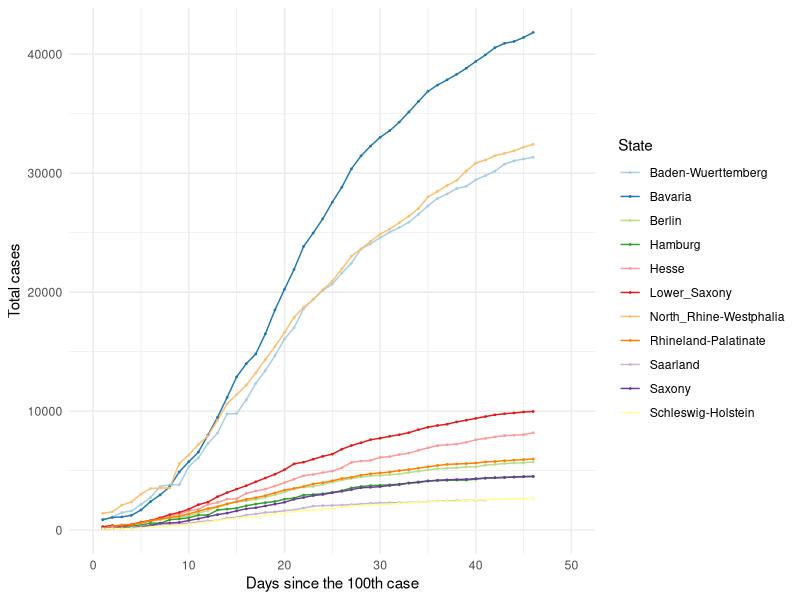
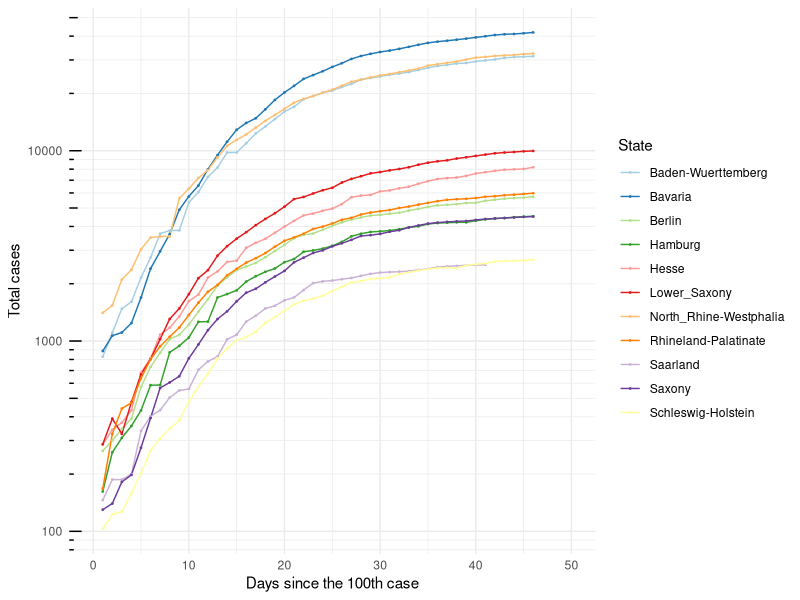
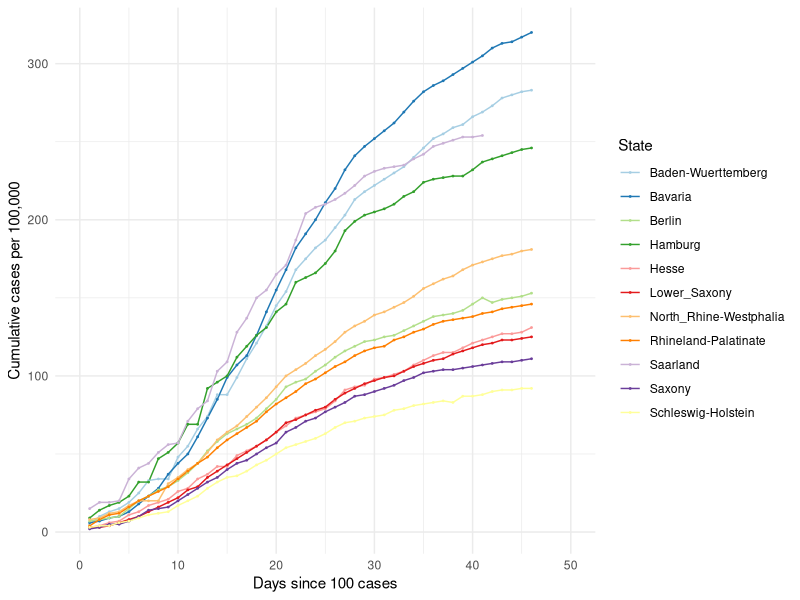
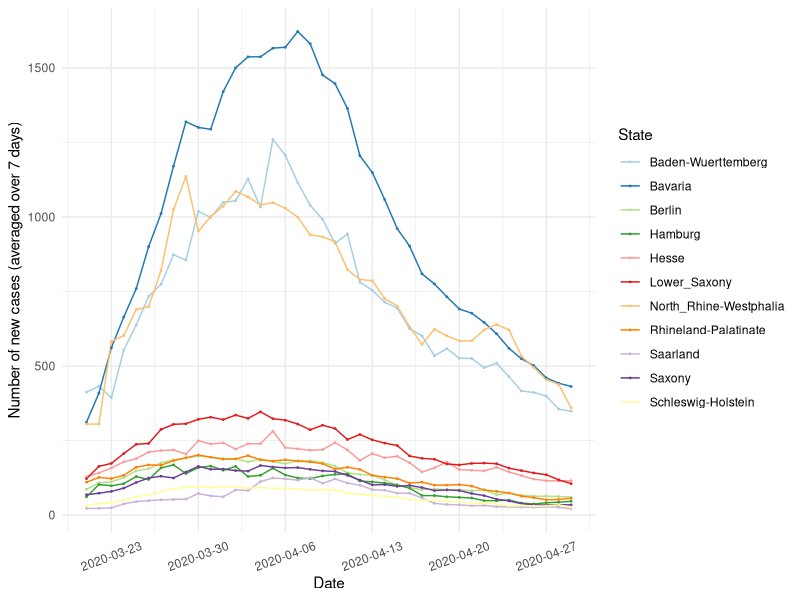
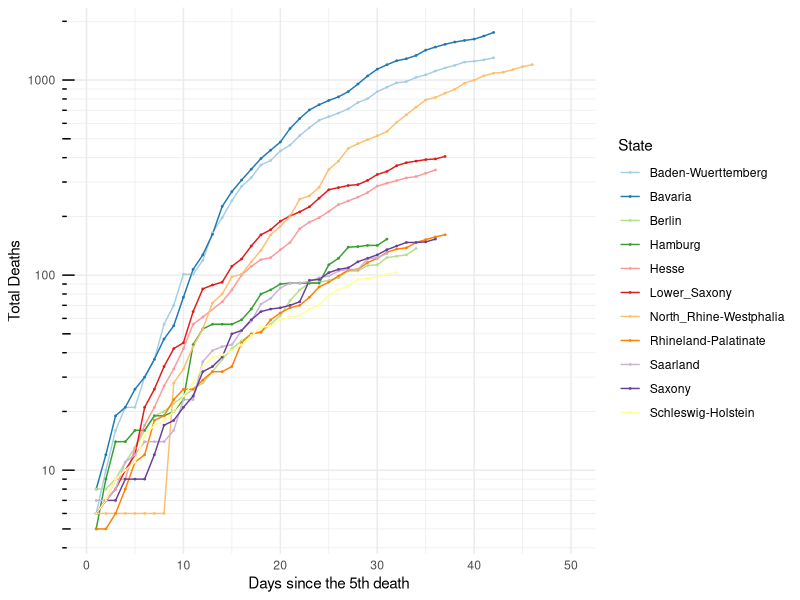
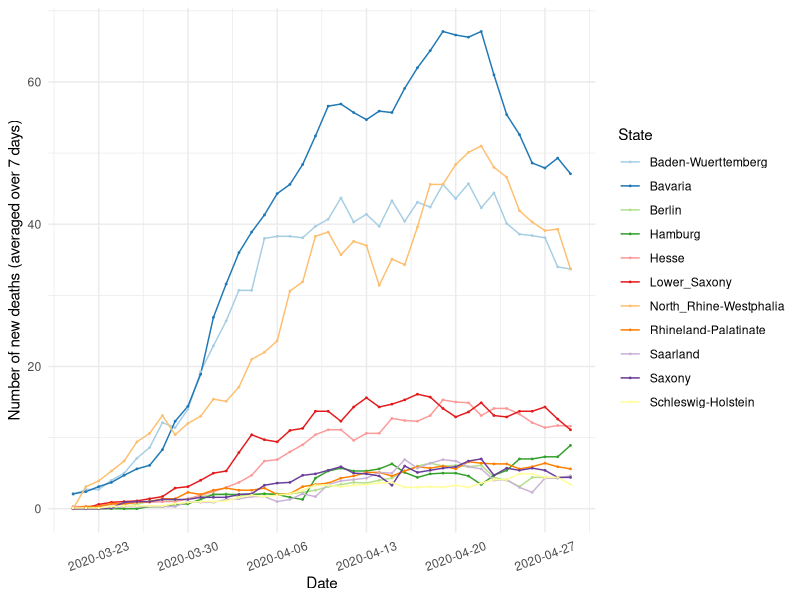

Generate these figures, in order, with R:
## ---- chunk 1

knitr::opts_chunk$set(echo=TRUE, collapse = TRUE)

libload<-function(...) {
    libs<-unlist(list(...))
    req<-unlist(lapply(libs,require,character.only=TRUE))
    need<-libs[req==FALSE]
    if(length(need)>0){ 
        install.packages(need, repos = "https://ftp.fau.de/cran/")
        lapply(need, require, character.only=TRUE)
    }
}
packages <- c("data.table", "ggplot2", "dplyr", "stats", "RColorBrewer", "readr", "here", "scales")
libload(packages)


`%notin%` <- function(x,y) !(x %in% y) 
cumulative.cases <- read_csv(here("static", "data", "Germany10States.csv"))


## ---- chunk 2

## 10 States with the highest cumulative cases ##
#################################################

states.filter <- cumulative.cases[cumulative.cases$Days_100 >= 0,]
states.sel <- unique(states.filter$State)

# Choose all the data points for the selected countries starting from Days_100 > 0
states.final <- states.filter[states.filter$State %in% states.sel & states.filter$Days_100 > 0,]

# Plot 1 == Linear scale for total number of cases
cum.plot <- ggplot(data=states.final, aes(x=Days_100, y=Total_Cases, group=State, color=State)) +
            geom_line() + geom_point(size = 0.3) + scale_color_brewer(palette = 'Paired') +
            scale_x_continuous('Days since the 100th case', limits=c(0,50)) + scale_y_continuous("Total cases") + 
            #ggtitle('Linear scale') +
            theme_minimal()

print(cum.plot) 

## ---- chunk 3

## Logarithmic scale ##
#######################

base_breaks <- function(n = 10){
  function(x) {
    axisTicks(log10(range(x, na.rm = TRUE)), log = TRUE, n = n)
  }
}

logbreaks <- 10^(-10:10)
logminor_breaks <- rep(1:9, 21)*(10^rep(-10:10, each=9))

cum.plot2 <- ggplot(data=states.final, aes(x=Days_100, y=Total_Cases, group=State, color=State)) +
  geom_line() + geom_point(size=0.3) + scale_color_brewer(palette = 'Paired') +
  scale_x_continuous(name='Days since the 100th case', limits=c(0,50)) + 
  scale_y_continuous(name="Total cases", trans = 'log10', breaks = logbreaks, minor_breaks = logminor_breaks) +
  annotation_logticks(sides="l") + 
  #ggtitle('Logarithmic scale') +
  theme_minimal()

print(cum.plot2)

## ---- chunk 4

# Plot 1 == Linear scale for total number of cases
per100.plot <- ggplot(data=states.final, aes(x=Days_100, y=Per100, group=State, color=State)) +
            geom_line() + geom_point(size = 0.3) + scale_color_brewer(palette = 'Paired') +
            scale_x_continuous('Days since 100 cases', limits=c(0,50)) + scale_y_continuous("Cumulative cases per 100,000") + 
            #ggtitle('Linear scale') +
            theme_minimal()

print(per100.plot)

## ---- chunk 5
#new.cases <- read_csv(here("static", "data", "GermanyNewCases10States.csv"))

new7days <- states.final[states.final$Avg_7days > 0,]
new7days$Dates <- as.Date(new7days$Dates)

newcase7.plot <- ggplot(data=new7days, aes(x=Dates, y=Avg_7days, group=State, color=State)) +
            geom_line() + geom_point(size = 0.3) + scale_color_brewer(palette = 'Paired') +
            scale_x_date(name='Date', labels=date_format('%Y-%m-%d')) + 
            scale_y_continuous(name="Number of new cases (averaged over 7 days)") + 
            #ggtitle('Linear scale') +
            theme_minimal() + theme(axis.text.x = element_text(angle=20, hjust=0.5, vjust=0.5))

print(newcase7.plot)
 
## ---- chunk 6
#num.deaths <- read_csv(here("static", "data", "GermanyTotalDeaths10States.csv"))

# Choose all the data points for the selected countries starting from Days_5 > 0
deaths.final <- states.final[states.final$DeathsDays_5 > 0,]

# Plot 1 == Linear scale for total number of cases
deaths.plot <- ggplot(data=deaths.final, aes(x=DeathsDays_5, y=Deaths, group=State, color=State)) +
   geom_line() + geom_point(size = 0.3) + scale_color_brewer(palette = 'Paired') +
   scale_x_continuous('Days since the 5th death', limits=c(0,50)) + 
   scale_y_continuous("Total Deaths", trans = 'log10', breaks = logbreaks, 
                      minor_breaks = logminor_breaks) +
   annotation_logticks(sides="l") + 
   #ggtitle('Linear scale') +
   theme_minimal()

print(deaths.plot)

## ---- chunk 7
#new.cases <- read_csv(here("static", "data", "GermanyNewCases10States.csv"))

states.final$Dates <- as.Date(states.final$Dates)
death7days <- states.final
death7days <- death7days[death7days$Dates > as.Date('2020-03-20'),]

death7days.plot <- ggplot(data=death7days, aes(x=Dates, y=Death_7days, group=State, color=State)) +
            geom_line() + geom_point(size = 0.3) + scale_color_brewer(palette = 'Paired') +
            scale_x_date(name='Date', labels=date_format('%Y-%m-%d')) + 
            scale_y_continuous(name="Number of new deaths (averaged over 7 days)") + 
            #ggtitle('Linear scale') +
            theme_minimal() + theme(axis.text.x = element_text(angle=20, hjust=0.5, vjust=0.5))

print(death7days.plot)
 
